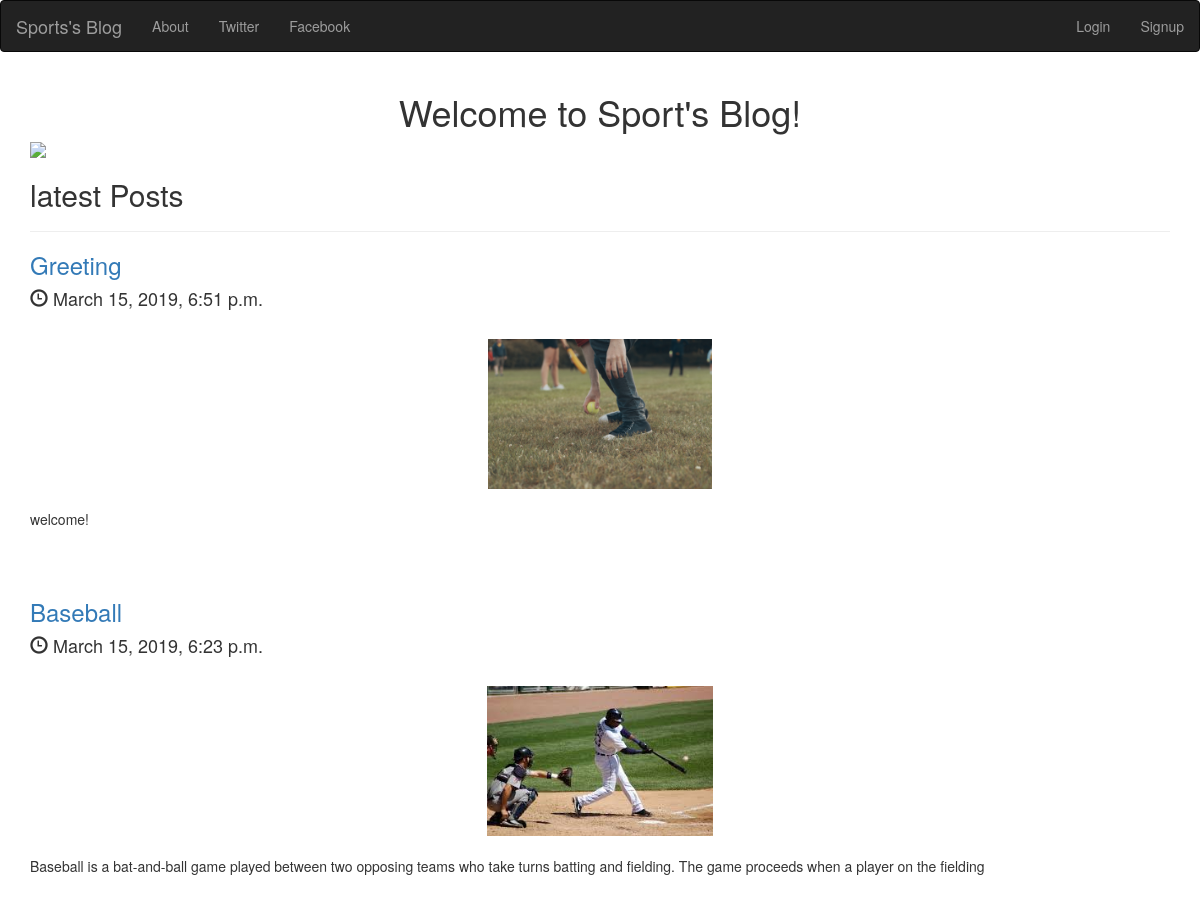
The page / on the database its author committed.
### posts/models.py (models this page shows, shortened)
class Post(models.Model):
    title = models.CharField(max_length=200)  #In blog, every post has title name
    author = models.ForeignKey(
                'auth.User',
                on_delete = models.CASCADE,
            )
    created_date = models.DateTimeField(default=timezone.now)
    published_date = models.DateTimeField(blank=True, null=True)
    body = models.TextField()
    image = models.ImageField(upload_to = 'media/')
    def summary(self):
        return self.body[:150]

### posts/views.py (the view)
# urls.py: path('', views.PostListView.as_view(), name='home'),
class PostListView(ListView):
    model = Post
    template_name = 'home.html'
    def get_queryset(self):
        return Post.objects.filter(published_date__lte=timezone.now()).order_by('-published_date')

### templates/home.html
{% extends 'base.html' %}
{% block content %}
  <h1 class="text-center">Welcome to Sport's Blog!</h1>
  {% load static %}
  <img src="{% static 'posts/home.jpg' %}" class="imr-responsive  center-block" style="max-height:300px;" />
  <h2>latest Posts</h2>
  <hr>
  {% for post in post_list %}
  <a href="{% url 'post_detail' post.pk %}"><h3>{{post.title}}</h3></a>
  <h4><span class="glyphicon glyphicon-time" aria-hidden="true"></span> {{ post.published_date }}</h4>
  <br>
  <img src= "{{post.image.url}}" class="imr-responsive  center-block" style="max-height:150px;" />
  <br>
  <p>{{post.summary}}</p>
  <br>
  <br>
  {% endfor %}
{% endblock %}

### templates/base.html (shortened to what this page needs)
<!DOCTYPE html>
<html lang="en">
  <head>
    <link rel="stylesheet" href="https://maxcdn.bootstrapcdn.com/bootstrap/3.3.7/css/bootstrap.min.css">
  </head>
  <body>
    <nav class="navbar navbar-inverse">
        <div class="navbar-header">
          <a class="navbar-brand" href="{% url 'home' %}">Sports's Blog</a>
        </div>
        <div class="collapse navbar-collapse" id="mynav">
          <ul class="nav navbar-nav">
            <li><a href="{% url 'about' %}">About</a></li>
            <li><a href="https://twitter.com/login?lang=en">Twitter</a></li>
            <li><a href="http://www.Facebook.com">Facebook</a></li>
          </ul>
          <ul class="nav navbar-nav navbar-right">
            {% if user.is_authenticated %}
            <li><a href="{% url 'post_new' %}"><span class="glyphicon glyphicon-plus" aria-hidden="true"></span>New Blog Post</a></li>
            <li><a href="{% url 'logout' %}" onClick="document.getElementById('logout').submit()">Logout</a></li>
            {% else %}
            <li><a href="{% url 'login' %}">Login</a></li>
            <li><a href="{% url 'signup' %}">Signup</a></li>
            {% endif %}
          </ul>
        </div>
    </nav>
    <div class="content container">
        <div class="row">
            <div class="col-lg-12 col-md-8 col-sm-6">
            {% block content %}
            {% endblock %}
            </div>
        </div>
    </div>
  </body>
</html>

### rows shown on the page
Post: title "Greeting", published_date "March 15, 2019, 6:51 p.m.", image (picture), summary "welcome!"
Post: title "Baseball", published_date "March 15, 2019, 6:23 p.m.", image (picture), summary "Baseball is a bat-and-ball game played between two opposing teams who take turns batting and fielding. The game proceeds when a player on the fielding"
